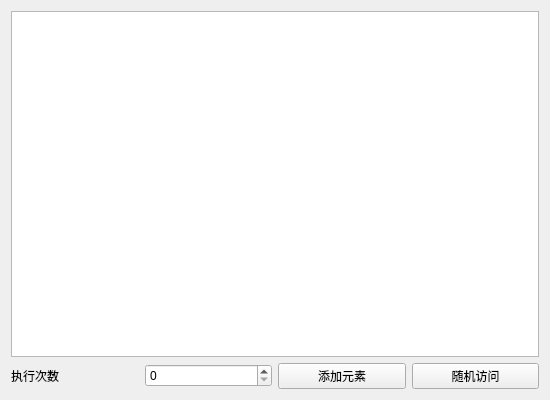
<?xml version="1.0" encoding="UTF-8"?>
<ui version="4.0">
 <class>Widget</class>
 <widget class="QWidget" name="Widget">
  <property name="geometry">
   <rect>
    <x>0</x>
    <y>0</y>
    <width>550</width>
    <height>400</height>
   </rect>
  </property>
  <property name="windowTitle">
   <string>Widget</string>
  </property>
  <layout class="QVBoxLayout" name="verticalLayout">
   <item>
    <widget class="QTableWidget" name="tableWidget"/>
   </item>
   <item>
    <layout class="QHBoxLayout" name="horizontalLayout">
     <item>
      <widget class="QLabel" name="label">
       <property name="text">
        <string>执行次数</string>
       </property>
      </widget>
     </item>
     <item>
      <widget class="QSpinBox" name="spinBoxTimes"/>
     </item>
     <item>
      <widget class="QPushButton" name="pushButtonInsert">
       <property name="text">
        <string>添加元素</string>
       </property>
      </widget>
     </item>
     <item>
      <widget class="QPushButton" name="pushButtonFind">
       <property name="text">
        <string>随机访问</string>
       </property>
      </widget>
     </item>
    </layout>
   </item>
  </layout>
 </widget>
 <resources/>
 <connections/>
</ui>
